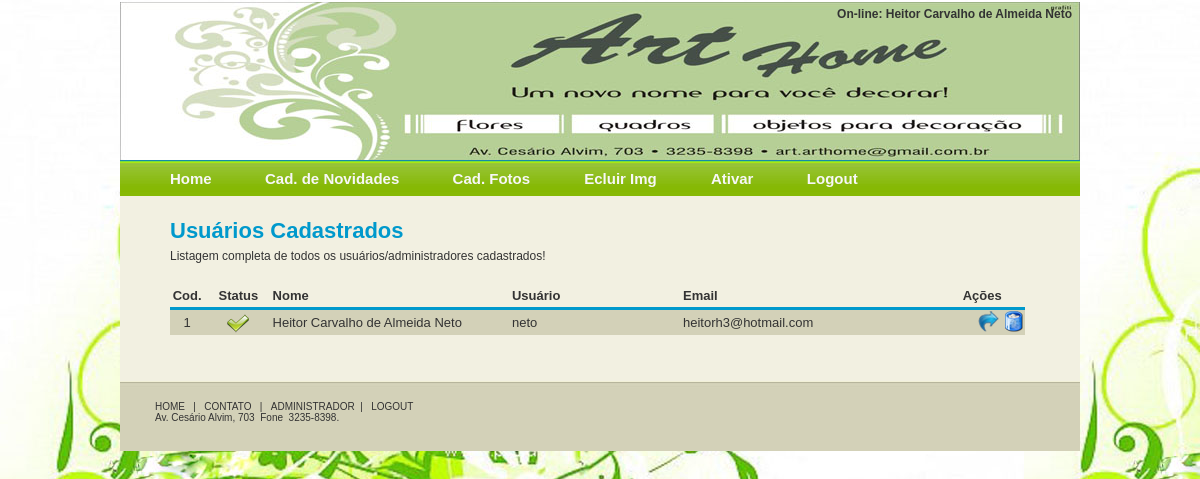
The page /administrador/listar_usuarios.php (signed in) on the database its author committed.
### tables this page shows
CREATE TABLE IF NOT EXISTS `tbl_administrador` (
  `adm_codigo` int(10) unsigned NOT NULL auto_increment,
  `adm_nome` varchar(255) NOT NULL,
  `adm_usuario` varchar(50) NOT NULL,
  `adm_senha` varchar(10) NOT NULL,
  `adm_email` varchar(255) NOT NULL, 
  `adm_status` varchar(2) NOT NULL,
  PRIMARY KEY  (`adm_codigo`)
);

### administrador/listagens/listagem_usuarios.php (the view, shortened to what this page needs)
<?php
	$sql = "SELECT adm_codigo, adm_nome, adm_usuario,adm_email, adm_status FROM tbl_administrador ORDER BY adm_codigo;";
	$consulta = mysql_query($sql);
	$total = mysql_num_rows($consulta);
	if($total <= 0) {
		echo '<b style="color: #990000; font-size: 20px">Nenhum usuário cadastrado!</b>';
	} else {
		echo '<table border="0" id="id" style="width: 100%">';
		echo '<tr>';
		echo '<th align="center" width="04%"> Cod. </th>';
		echo '<th align="center" width="08%"> Status </th>';
		echo '<th width="28%"> Nome </th>';
		echo '<th width="20%"> Usuário </th>';
		echo '<th width="30%"> Email </th>';
		echo '<th align="center"> Ações </th>';
		echo '</tr>';
		$flag = 0;
		while($row = mysql_fetch_assoc($consulta))
		{
			if(($flag % 2) == 0) {
				echo '<tr class="rowOn">';
				echo '<td align="center">' .$row['adm_codigo']. '</td>';
				if($row['adm_status'] == 0) {
					echo '<td align="center"> <img src="../imagens/desativado.png" alt="Desativado" /> </td>';
				} else {
					echo '<td align="center"> <img src="../imagens/ativado.png" alt="Ativado" /> </td>';
				}
				echo '<td>' .$row['adm_nome']. '</td>';
				echo '<td>' .$row['adm_usuario']. '</td>';
				echo '<td>' .$row['adm_email']. '</td>';
				echo '<td align="right"> <a href="javascript:ativar('.$row['adm_codigo'].', '.$row['adm_status'].')"><img border="0" src="../imagens/ativar.png" alt="Ativar" /></a> <a href="javascript:deletar('.$row['adm_codigo'].')"><img border="0" src="../imagens/delete.png" alt="Deletar" /></a> </td>';
				echo '</tr>';
				$flag++;
			}
		}
		echo '</table>';
	}
?>

### css/css.css (style rules this page uses)
* { margin: 0; padding: 0 }
body { background-color: #F2F0E1; background: url(../imagens/grunge-decoracao.jpg) repeat; color: #333333; font: 12px Arial, Helvetica, sans-serif; text-align: left }
#id { border-collapse: collapse; width: auto }
#id tr th { height: 24px; border-bottom: 3px solid #0099CC; font-size: 13px }
#id tr td { height: 24px; font-size: 13px }
.rowOn { background-color: #D3D1B8 }

### rows shown on the page
tbl_administrador: adm_codigo "1", adm_nome "Heitor Carvalho de Almeida Neto", adm_usuario "neto", adm_email "heitorh3@hotmail.com"

### other values the page prints
$_SESSION['nomeAdministrador'] "Heitor Carvalho de Almeida Neto"
